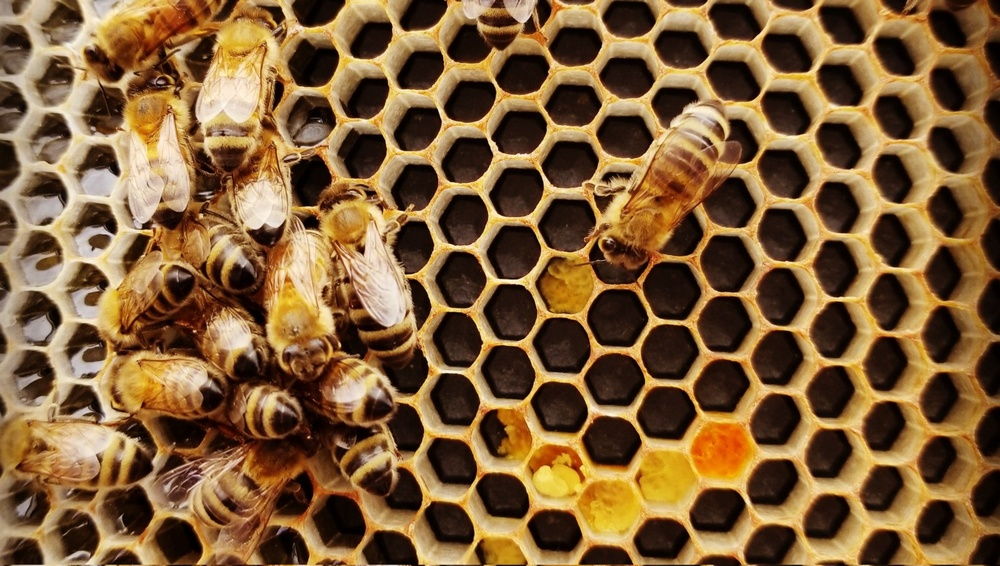
#> input picture Task_1/Grayscale/bees.jpg, 1000 x 566 px, shrunk from 1400 x 792 before the run, found by its file name
$ python grayscale.py
#> lines starting #> are read from the running program, lines starting #| are printed output that depends on the picture
from PIL import Image
import numpy as np


# first convert image into array now array this thing can be imagined as a 2d array in which each element array gives the rgb data of that element
# so we select all the r"s the b"s the g's and using a formula i found on the net give each of them a multiplier and form a new 2d array which is a new picture with these alter rgbs
# converting back to jpg


img = Image.open(r"C:\Users\Abhay\Desktop\robocon recruit\Recruitment-22\Image_Processing\Task_1\Grayscale\bees.jpg")
#> img is the input picture: PIL image 1000x566 RGB; mean R, G, B 127, 94.5, 56.4

I_array = np.array(img)
print(I_array)
#> (printed output is left out)

r = I_array[:,:,0]
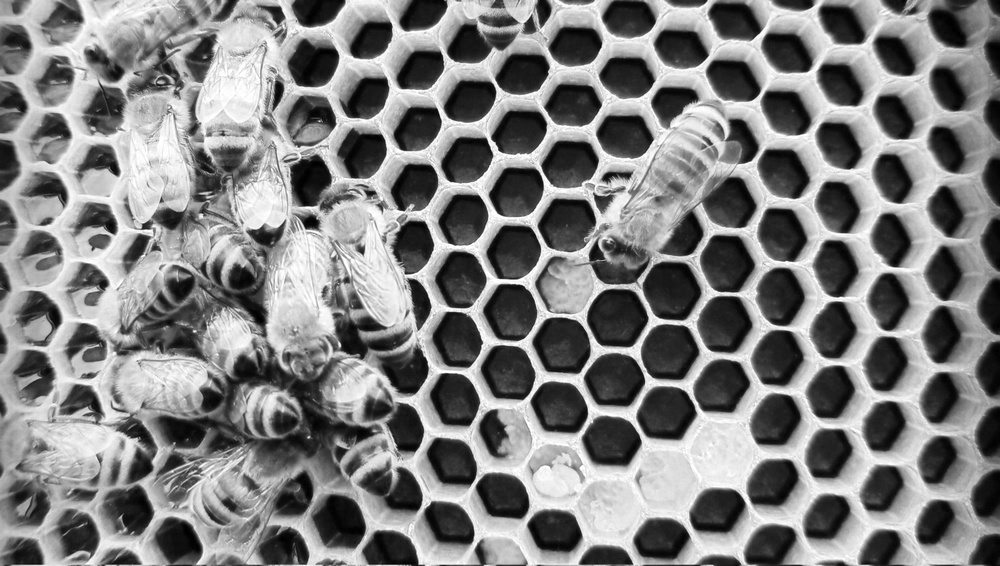
#> r: shape (566, 1000); min 0, max 255, mean 127
g = I_array[:,:,1]
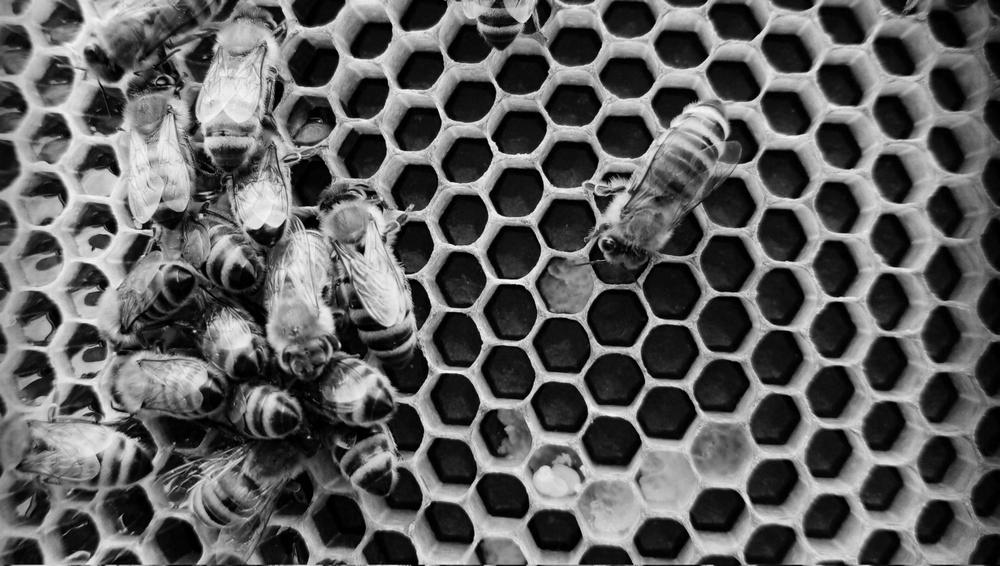
#> g: shape (566, 1000); min 0, max 254, mean 94.5
b = I_array[:,:,2]
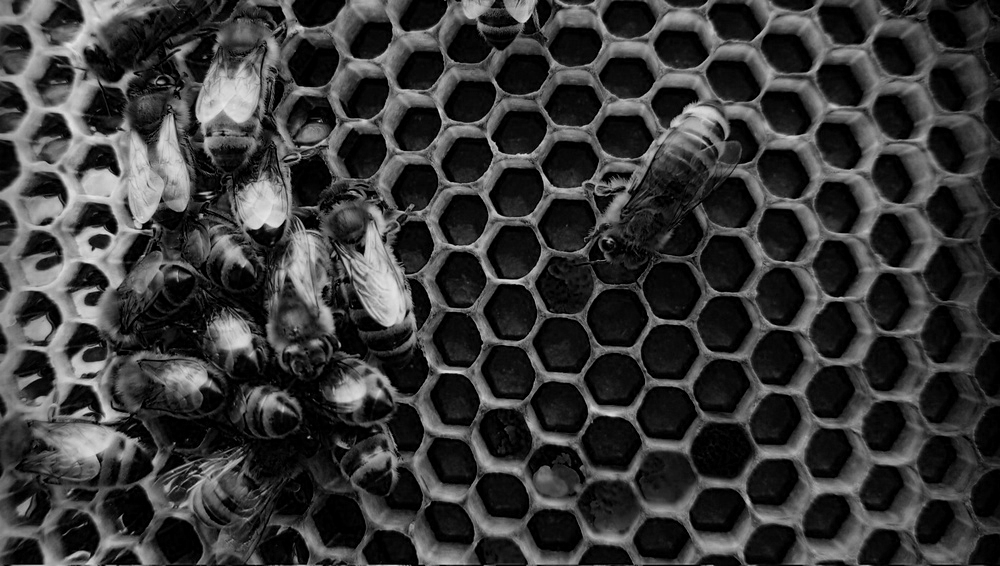
#> b: shape (566, 1000); min 0, max 234, mean 56.4

I_gray = r*.299+g*.587+b*.114


im = Image.fromarray(np.uint8(I_gray))
print("--------------------")


im.show()
im.save(r"C:\Users\Abhay\Desktop\robocon recruit\Recruitment-22\Image_Processing\Task_1\Grayscale\gray.jpg")
